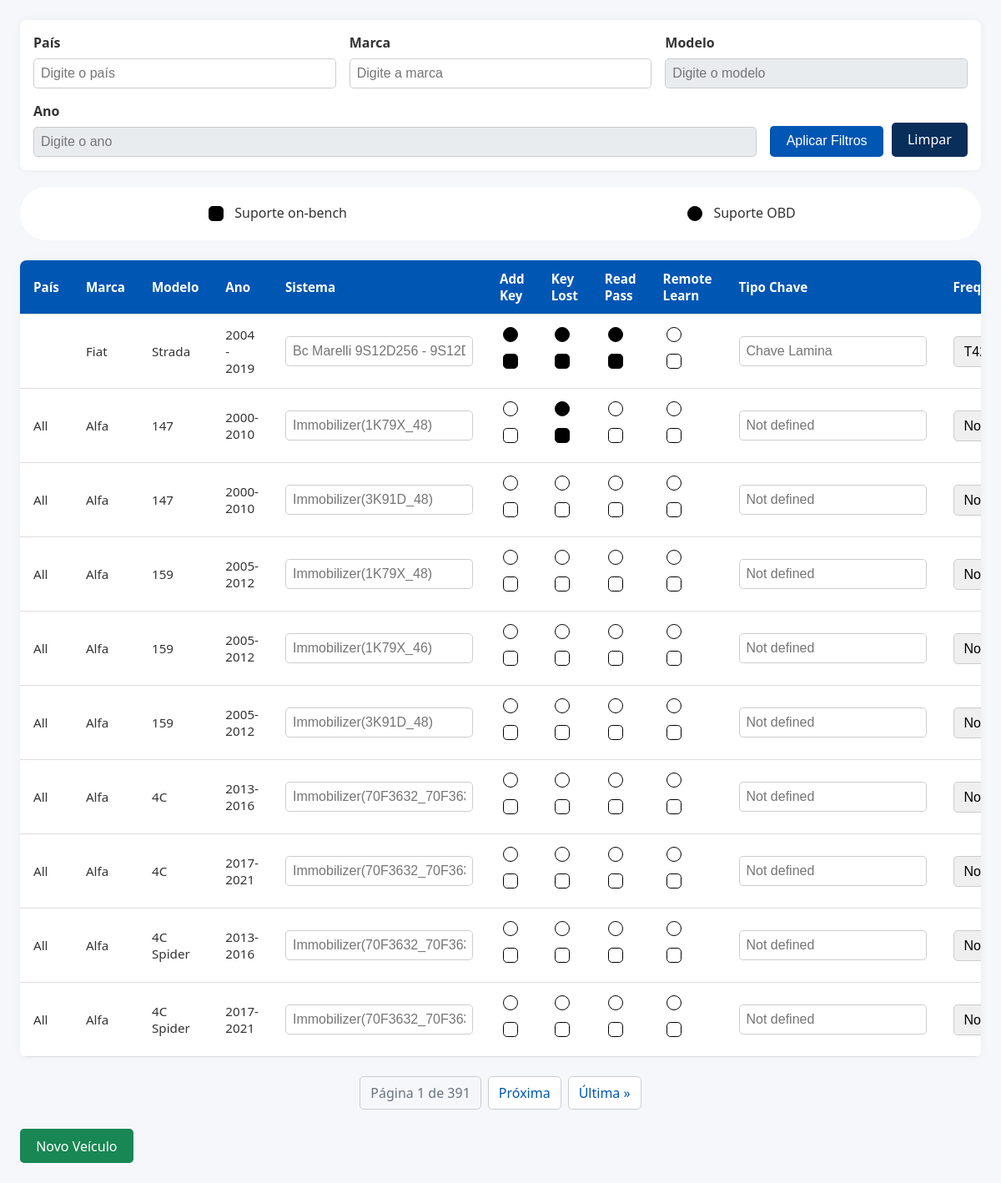
/form/, run on an earlier commit of the app's database.
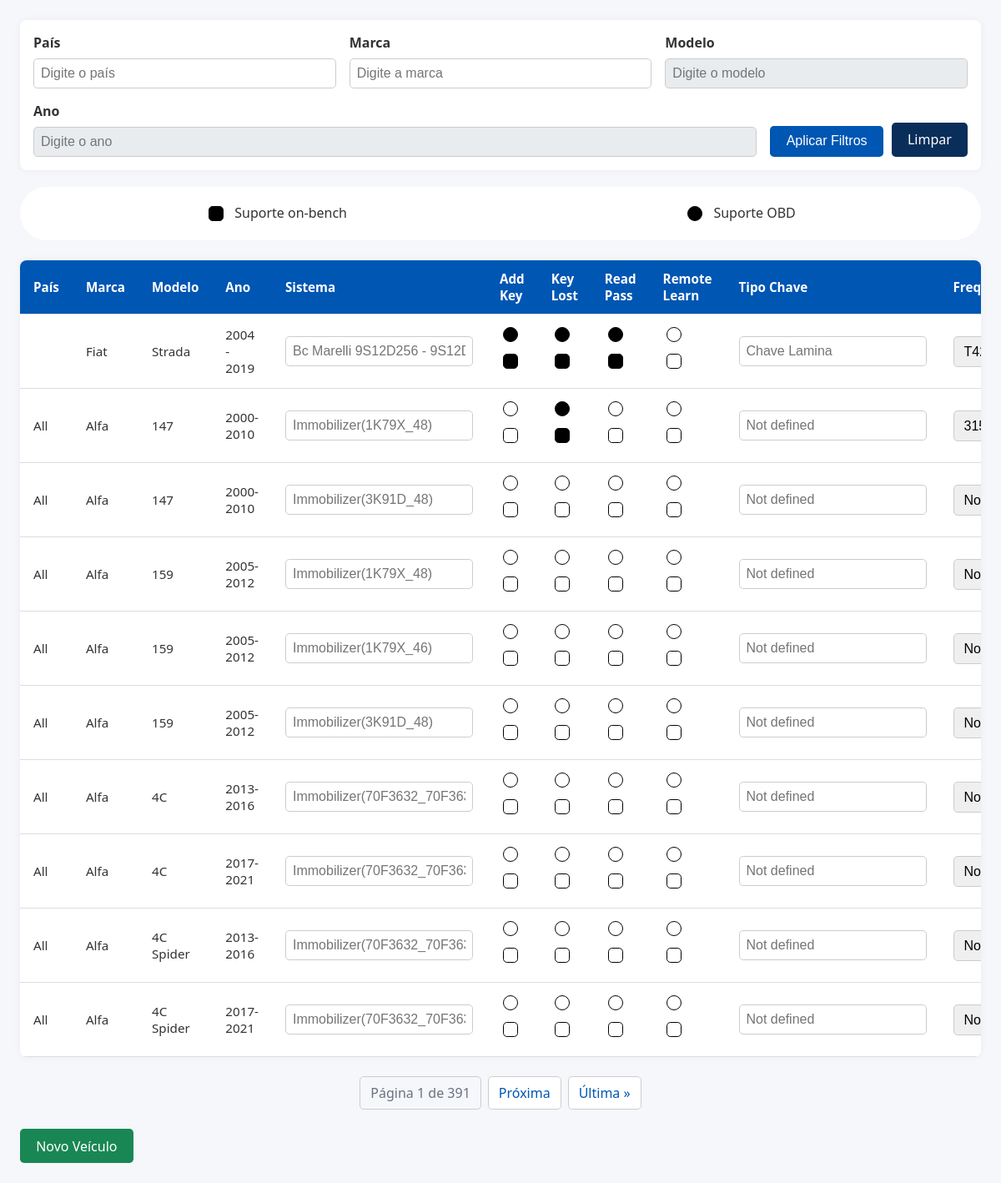
And on a later commit of the database.
### form/models.py (models this page shows, shortened)
class Veiculo(models.Model):
    FREQUENCIA_CHOICES = [
        ('315', '315 MHz'),
        ('433', '433 MHz'),
    ]
    pais = models.CharField(max_length=100, verbose_name='País')
    brand = models.CharField(max_length=100, verbose_name='Marca')
    modelo = models.CharField(max_length=100, verbose_name='Modelo')
    ano = models.CharField(max_length=20, verbose_name='Ano')
    sistema = models.CharField(max_length=100, null=True, blank=True, verbose_name='Sistema')
    tipo_chave = models.CharField(max_length=100, blank=True, verbose_name='Tipo de Chave')
    transponder = models.CharField(max_length=100, blank=True, verbose_name='Transponder')
    immo_part_replacement = models.CharField(max_length=1000, blank=True, verbose_name='Substituição da Peça IMMO')
    frequencia = models.CharField(
        max_length=3,
        choices=[('', '---------')] + FREQUENCIA_CHOICES,
        blank=True,
        verbose_name='Frequência'
    )
    add_key = MultiSelectField(
        choices=get_flat_choices(),
        blank=True,
        verbose_name='Add Key'
    )
    read_password = MultiSelectField(
        choices=get_flat_choices(),
        blank=True,
        verbose_name='Read Password'
    )
    remote_learning = MultiSelectField(
        choices=get_flat_choices(),
        blank=True,
        verbose_name='Remote Learning'
    )
    key_lost = MultiSelectField(
        choices=get_flat_choices(),
        blank=True,
        verbose_name='Key Lost'
    )

### form/views.py (the view)
# urls.py: path('', views.index, name='index_form'),
def index(request):
    filtros = Q()
    if request.GET.get('pais'):
        filtros &= Q(pais__icontains=request.GET['pais'])
    if request.GET.get('brand'):
        filtros &= Q(brand__icontains=request.GET['brand'])
    if request.GET.get('modelo'):
        filtros &= Q(modelo__icontains=request.GET['modelo'])
    if request.GET.get('ano'):
        filtros &= Q(ano__icontains=request.GET['ano'])
    veiculos = Veiculo.objects.filter(filtros).order_by('pais','brand', 'modelo','ano')
    paginator = Paginator(object_list=veiculos, per_page=10)
    page_number = request.GET.get('page')
    page_obj = paginator.get_page(page_number)
    return render(request, 'form/index.html', {
        'page_obj': page_obj,
        'filtros': request.GET,
    })

### form/templates/form/index.html (shortened to what this page needs)
{% extends 'form/base.html' %}
{% block content %}
<div class="container mt-4">
    <form method="get" class="mb-4 border p-3 rounded">
        <div class="row g-3">
            <form method="get" class="row g-3">
    <div class="col-md-4">
        <label for="id_pais">País</label>
        <input type="text" id="id_pais" name="pais"
               class="form-control" list="paisesList"
               placeholder="Digite o país">
    </div>
    <div class="col-md-4">
        <label for="id_brand">Marca</label>
        <input type="text" id="id_brand" name="brand"
               class="form-control" list="marcasList"
               placeholder="Digite a marca">
    </div>
    <div class="col-md-4">
        <label for="id_modelo">Modelo</label>
        <input type="text" id="id_modelo" name="modelo"
               class="form-control" list="modelosList"
               placeholder="Digite o modelo" disabled>
    </div>
    <div class="col-md-4">
        <label for="id_ano">Ano</label>
        <input type="text" id="id_ano" name="ano"
               class="form-control" list="anosList"
               placeholder="Digite o ano" disabled>
    </div>
</form>
            <div class="col-12">
                <button type="submit" class="btn btn-primary">
                     Aplicar Filtros
                </button>
                <a href="{% url 'index_form' %}" class="btn btn-secondary">
                     Limpar
                </a>
            </div>
        </div>
    </form>
    <div class="legends">
        <span class="checks checksBENCH">
            <input type="checkbox" disabled class="square" checked>
            <p>Suporte on-bench</p>
        </span>
        <span class="checks checksOBD">
            <input type="checkbox" disabled class="circle" checked>
            <p>Suporte OBD</p>
        </span>
    </div>
    <div class="table-responsive">
    <table class="table table-striped table-hover">
        <thead class="table-dark">
            <tr>
                <th>País</th>
                <th>Marca</th>
                <th>Modelo</th>
                <th>Ano</th>
                <th>Sistema</th>
                <th>Add Key</th>
                <th>Key Lost</th>
                <th>Read Pass</th>
                <th>Remote Learn</th>
                <th>Tipo Chave</th>
                <th>Freq</th>
            </tr>
        </thead>
        <tbody>
            {% for veiculo in page_obj %}
            <tr>
                <td>{{ veiculo.pais|default:"-" }}</td>
                <td>{{ veiculo.brand|default:"-" }}</td>
                <td>{{ veiculo.modelo|default:"-" }}</td>
                <td>{{ veiculo.ano|default:"-" }}</td>
                {% include 'form/components/line.html' with veiculo_id=veiculo.id field_name='sistema' display=veiculo.sistema|default:'Not defined'%}
                {% include 'form/components/checkbox_line.html' with veiculo_id=veiculo.id field_name='add_key' display=veiculo.get_add_key_display%}
                {% include 'form/components/checkbox_line.html' with veiculo_id=veiculo.id field_name='key_lost' display=veiculo.get_key_lost_display%}
                {% include 'form/components/checkbox_line.html' with veiculo_id=veiculo.id field_name='read_password' display=veiculo.get_read_password_display%}
                {% include 'form/components/checkbox_line.html' with veiculo_id=veiculo.id field_name='remote_learning' display=veiculo.get_remote_learning_display%}
                {% include 'form/components/line.html' with veiculo_id=veiculo.id field_name='tipo_chave' display=veiculo.tipo_chave|default:'Not defined'%}
                {% include 'form/components/select_line.html' with veiculo_id=veiculo.id field_name='frequencia' display=veiculo.get_frequencia_display|default:''%}
            </tr>
            {% empty %}
            <tr>
                <td colspan="13" class="text-center py-4">
                    <i class="fas fa-info-circle me-2"></i>Nenhum veículo encontrado
                </td>
            </tr>
            {% endfor %}
        </tbody>
    </table>
</div>
    <nav aria-label="Page navigation">
        <ul class="pagination justify-content-center">
            <li class="page-item disabled">
                <span class="page-link">
                    Página {{ page_obj.number }} de {{ page_obj.paginator.num_pages }}
                </span>
            </li>
            {% if page_obj.has_next %}
            <li class="page-item">
                <a class="page-link" href="?page={{ page_obj.next_page_number }}{% for key,value in filtros.items %}{% if key != 'page' %}&{{ key }}={{ value }}{% endif %}{% endfor %}">
                    Próxima
                </a>
            </li>
            <li class="page-item">
                <a class="page-link" href="?page={{ page_obj.paginator.num_pages }}{% for key,value in filtros.items %}{% if key != 'page' %}&{{ key }}={{ value }}{% endif %}{% endfor %}">
                    Última &raquo;
                </a>
            </li>
            {% endif %}
        </ul>
    </nav>
    <a href="{% url 'cadastrar_veiculo' %}" class="btn btn-success">
         Novo Veículo
    </a>
</div>
{%endblock%}

### form/templates/form/base.html (shortened to what this page needs)
{% load static %}
<!DOCTYPE html>
<html lang="pt-br">
<head>
    <link rel="stylesheet" href="{% static 'form/css/line.css' %}">
    <link rel="stylesheet" href="{% static 'form/css/style.css' %}">
    <link rel="stylesheet" href="{% static 'form/css/legends.css' %}">
</head>
<body>
    {% block content %}
    {% endblock %}
</body>
</html>

### form/templates/form/components/line.html
<td>
    <div class="editable-field-container {{ field_name }}" data-id="{{ veiculo_id }}" data-field="{{ field_name }}">
        <label>
            <input type="text" class=" auto-save-input" placeholder="{{display}}" data-initial-value="{{ display }}" id="{{field_name}}{{veiculo_id}}">
        </label>
    </div>
</td>

### form/templates/form/components/checkbox_line.html
<td>
    <div class="{{ field_name }}-checkboxes checkboxes" data-id="{{ veiculo_id }}" data-field="{{ field_name }}" data-values="{{display}}">
        <label title="Suporte OBD">
            <input type="checkbox" class="circle"
                   {% if 'allOBD' in display %}checked{% endif %}>
        </label>
        <label title="Suporte on-bench">
            <input type="checkbox" class="square"
                   {% if 'allBENCH' in display %}checked{% endif %}>
        </label>
    </div>
</td>

### form/templates/form/components/select_line.html (shortened to what this page needs)
<td>
    <div class="{{ field_name }}" data-id="{{ veiculo_id }}" data-field="{{ field_name }}">
        <label>
            <select name="{{field_name}}" aria-placeholder="{{display}}" title="teste">
                <option disabled selected>{{display}}</option>
            </select>
        </label>
    </div>
</td>

### static/form/css/line.css (style rules this page uses)
.circle { width: 1em; height: 1em; background-color: white; border-radius: 50%; vertical-align: middle; appearance: none; -webkit-appearance: none; outline: none; cursor: pointer; border: #000 1px solid; }
.circle:checked { background-color: #000; }
.square { width: 1em; height: 1em; background-color: white; vertical-align: middle; appearance: none; -webkit-appearance: none; outline: none; cursor: pointer; border: #000 1px solid; }
.square:checked { background-color: #000; }

### static/form/css/style.css (style rules this page uses)
:root { --primary: #0056b3; --primary-light: #3a7bc8; --secondary: #0a2e5a; --dark: #1a1a1a; --light: #ffffff; --gray: #f5f7fa; --text: #333333; --text-light: #6b7280; }
body { font-family: 'Segoe UI', sans-serif; margin: 0; background-color: var(--gray); color: var(--text); }
.checkboxes { display: flex; flex-direction: column; }
.container { max-width: 100vw; margin: 0 auto; padding: 1.5rem; }
form { background: var(--light); padding: 1rem; border-radius: 0.5rem; box-shadow: 0 0 10px rgba(0,0,0,0.05); }
.row { display: flex; flex-wrap: wrap; gap: 1rem; }
.col-md-4 { flex: 1 1 calc(33.333% - 1rem); display: flex; flex-direction: column; }
.col-12 { display: flex; align-items: end; gap: 10px; }
label { font-weight: 600; margin-bottom: 0.5rem; color: var(--text); }
input, select { padding: 0.5rem; border: 1px solid #ccc; border-radius: 0.3rem; font-size: 1rem; }
option[disabled] { display: none; }
input:disabled { background-color: #e9ecef; cursor: not-allowed; }
button, a.btn { padding: 0.6rem 1.2rem; font-size: 1rem; border: none; border-radius: 0.3rem; cursor: pointer; transition: background-color 0.2s ease; text-decoration: none; display: inline-block; }
.btn-primary { background-color: var(--primary); color: var(--light); }
.btn-secondary { background-color: var(--secondary); color: var(--light); }
.btn-success { background-color: #198754; color: var(--light); }
.table-responsive { margin-top: 1.5rem; overflow-x: auto; background-color: var(--light); border-radius: 0.5rem; box-shadow: 0 0 10px rgba(0,0,0,0.05); }
table { width: 100%; border-collapse: collapse; font-size: 0.95rem; }
thead { background-color: var(--primary); color: var(--light); }
th, td { padding: 0.75rem 1rem; text-align: left; border-bottom: 1px solid #ddd; }
.pagination { list-style: none; display: flex; justify-content: center; padding: 1rem 0; gap: 0.5rem; }
.pagination .page-item .page-link { background: var(--light); border: 1px solid #ccc; padding: 0.5rem 0.75rem; border-radius: 0.3rem; text-decoration: none; color: var(--primary); }
.pagination .page-item.disabled .page-link { background-color: var(--gray); color: var(--text-light); cursor: default; }

### static/form/css/legends.css (style rules this page uses)
.legends { display: flex; flex-direction: row; align-items: center; justify-content: space-around; background-color: #fff; border-radius: 50px; margin-top: 20px; padding: 20px; }
.checks { display: flex; flex-direction: row; align-items: start; gap: 10px; }
.checks p { margin: 0; }

What changed in the data, as far as the page shows it:
changed Veiculo (number 2 of 10 on the later page): frequencia "Not defined" → "315 MHz"
